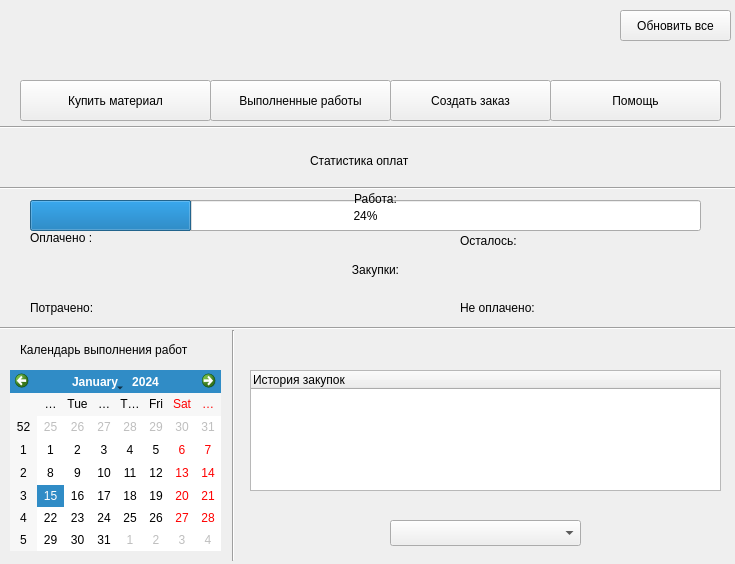
<?xml version="1.0" encoding="UTF-8"?>
<ui version="4.0">
 <class>ClientWindow</class>
 <widget class="QWidget" name="ClientWindow">
  <property name="geometry">
   <rect>
    <x>0</x>
    <y>0</y>
    <width>735</width>
    <height>564</height>
   </rect>
  </property>
  <property name="windowTitle">
   <string>Form</string>
  </property>
  <widget class="QLabel" name="label_FIO">
   <property name="geometry">
    <rect>
     <x>20</x>
     <y>30</y>
     <width>611</width>
     <height>31</height>
    </rect>
   </property>
   <property name="styleSheet">
    <string notr="true">font: 18pt &quot;.SF NS Text&quot;;</string>
   </property>
   <property name="text">
    <string/>
   </property>
  </widget>
  <widget class="QPushButton" name="but">
   <property name="geometry">
    <rect>
     <x>20</x>
     <y>80</y>
     <width>191</width>
     <height>41</height>
    </rect>
   </property>
   <property name="text">
    <string>Купить материал</string>
   </property>
  </widget>
  <widget class="QTreeWidget" name="orderTree">
   <property name="geometry">
    <rect>
     <x>250</x>
     <y>370</y>
     <width>471</width>
     <height>121</height>
    </rect>
   </property>
   <column>
    <property name="text">
     <string>История закупок</string>
    </property>
   </column>
  </widget>
  <widget class="QPushButton" name="pushButton">
   <property name="geometry">
    <rect>
     <x>620</x>
     <y>10</y>
     <width>111</width>
     <height>31</height>
    </rect>
   </property>
   <property name="text">
    <string>Обновить все</string>
   </property>
  </widget>
  <widget class="QPushButton" name="pushButton_2">
   <property name="geometry">
    <rect>
     <x>550</x>
     <y>80</y>
     <width>171</width>
     <height>41</height>
    </rect>
   </property>
   <property name="text">
    <string>Помощь</string>
   </property>
  </widget>
  <widget class="QPushButton" name="pushButton_3">
   <property name="geometry">
    <rect>
     <x>210</x>
     <y>80</y>
     <width>181</width>
     <height>41</height>
    </rect>
   </property>
   <property name="text">
    <string>Выполненные работы</string>
   </property>
  </widget>
  <widget class="QPushButton" name="pushButton_4">
   <property name="geometry">
    <rect>
     <x>390</x>
     <y>80</y>
     <width>161</width>
     <height>41</height>
    </rect>
   </property>
   <property name="text">
    <string>Создать заказ</string>
   </property>
  </widget>
  <widget class="Line" name="line">
   <property name="geometry">
    <rect>
     <x>0</x>
     <y>120</y>
     <width>741</width>
     <height>15</height>
    </rect>
   </property>
   <property name="orientation">
    <enum>Qt::Horizontal</enum>
   </property>
  </widget>
  <widget class="QLabel" name="label_2">
   <property name="geometry">
    <rect>
     <x>310</x>
     <y>140</y>
     <width>161</width>
     <height>41</height>
    </rect>
   </property>
   <property name="styleSheet">
    <string notr="true">font: 18pt &quot;.SF NS Text&quot;;</string>
   </property>
   <property name="text">
    <string>Статистика оплат</string>
   </property>
  </widget>
  <widget class="QProgressBar" name="progressBar">
   <property name="geometry">
    <rect>
     <x>30</x>
     <y>200</y>
     <width>671</width>
     <height>31</height>
    </rect>
   </property>
   <property name="value">
    <number>24</number>
   </property>
  </widget>
  <widget class="QLabel" name="label_4">
   <property name="geometry">
    <rect>
     <x>350</x>
     <y>189</y>
     <width>51</width>
     <height>21</height>
    </rect>
   </property>
   <property name="styleSheet">
    <string notr="true">font: 75 16pt &quot;Times&quot;;</string>
   </property>
   <property name="text">
    <string>&lt;html&gt;&lt;head/&gt;&lt;body&gt;&lt;p align=&quot;center&quot;&gt;Работа:&lt;/p&gt;&lt;/body&gt;&lt;/html&gt;</string>
   </property>
  </widget>
  <widget class="QLabel" name="label_5">
   <property name="geometry">
    <rect>
     <x>30</x>
     <y>230</y>
     <width>71</width>
     <height>16</height>
    </rect>
   </property>
   <property name="text">
    <string>Оплачено :</string>
   </property>
  </widget>
  <widget class="QCalendarWidget" name="calendarWidget">
   <property name="geometry">
    <rect>
     <x>10</x>
     <y>370</y>
     <width>211</width>
     <height>181</height>
    </rect>
   </property>
  </widget>
  <widget class="Line" name="line_4">
   <property name="geometry">
    <rect>
     <x>0</x>
     <y>320</y>
     <width>741</width>
     <height>16</height>
    </rect>
   </property>
   <property name="orientation">
    <enum>Qt::Horizontal</enum>
   </property>
  </widget>
  <widget class="Line" name="line_5">
   <property name="geometry">
    <rect>
     <x>223</x>
     <y>330</y>
     <width>20</width>
     <height>231</height>
    </rect>
   </property>
   <property name="orientation">
    <enum>Qt::Vertical</enum>
   </property>
  </widget>
  <widget class="QLabel" name="label_6">
   <property name="geometry">
    <rect>
     <x>340</x>
     <y>260</y>
     <width>71</width>
     <height>20</height>
    </rect>
   </property>
   <property name="styleSheet">
    <string notr="true">font: 75 16pt &quot;Times&quot;;
</string>
   </property>
   <property name="text">
    <string>&lt;html&gt;&lt;head/&gt;&lt;body&gt;&lt;p align=&quot;center&quot;&gt;Закупки:&lt;/p&gt;&lt;/body&gt;&lt;/html&gt;</string>
   </property>
  </widget>
  <widget class="QLabel" name="label_7">
   <property name="geometry">
    <rect>
     <x>460</x>
     <y>230</y>
     <width>71</width>
     <height>21</height>
    </rect>
   </property>
   <property name="text">
    <string>Осталось:</string>
   </property>
  </widget>
  <widget class="Line" name="line_7">
   <property name="geometry">
    <rect>
     <x>0</x>
     <y>180</y>
     <width>741</width>
     <height>16</height>
    </rect>
   </property>
   <property name="orientation">
    <enum>Qt::Horizontal</enum>
   </property>
  </widget>
  <widget class="QLabel" name="label_8">
   <property name="geometry">
    <rect>
     <x>30</x>
     <y>300</y>
     <width>81</width>
     <height>16</height>
    </rect>
   </property>
   <property name="text">
    <string>Потрачено:</string>
   </property>
  </widget>
  <widget class="QLabel" name="label_9">
   <property name="geometry">
    <rect>
     <x>460</x>
     <y>300</y>
     <width>91</width>
     <height>16</height>
    </rect>
   </property>
   <property name="text">
    <string>Не оплачено:</string>
   </property>
  </widget>
  <widget class="QLabel" name="label_10">
   <property name="geometry">
    <rect>
     <x>20</x>
     <y>340</y>
     <width>201</width>
     <height>20</height>
    </rect>
   </property>
   <property name="text">
    <string>Календарь выполнения работ</string>
   </property>
  </widget>
  <widget class="QComboBox" name="clientNumbersBox">
   <property name="geometry">
    <rect>
     <x>390</x>
     <y>520</y>
     <width>191</width>
     <height>26</height>
    </rect>
   </property>
  </widget>
  <zorder>label_FIO</zorder>
  <zorder>orderTree</zorder>
  <zorder>but</zorder>
  <zorder>pushButton</zorder>
  <zorder>pushButton_2</zorder>
  <zorder>pushButton_3</zorder>
  <zorder>pushButton_4</zorder>
  <zorder>line</zorder>
  <zorder>label_2</zorder>
  <zorder>progressBar</zorder>
  <zorder>label_4</zorder>
  <zorder>label_5</zorder>
  <zorder>calendarWidget</zorder>
  <zorder>line_4</zorder>
  <zorder>line_5</zorder>
  <zorder>label_6</zorder>
  <zorder>label_7</zorder>
  <zorder>line_7</zorder>
  <zorder>label_8</zorder>
  <zorder>label_9</zorder>
  <zorder>label_10</zorder>
  <zorder>clientNumbersBox</zorder>
 </widget>
 <resources/>
 <connections/>
</ui>
